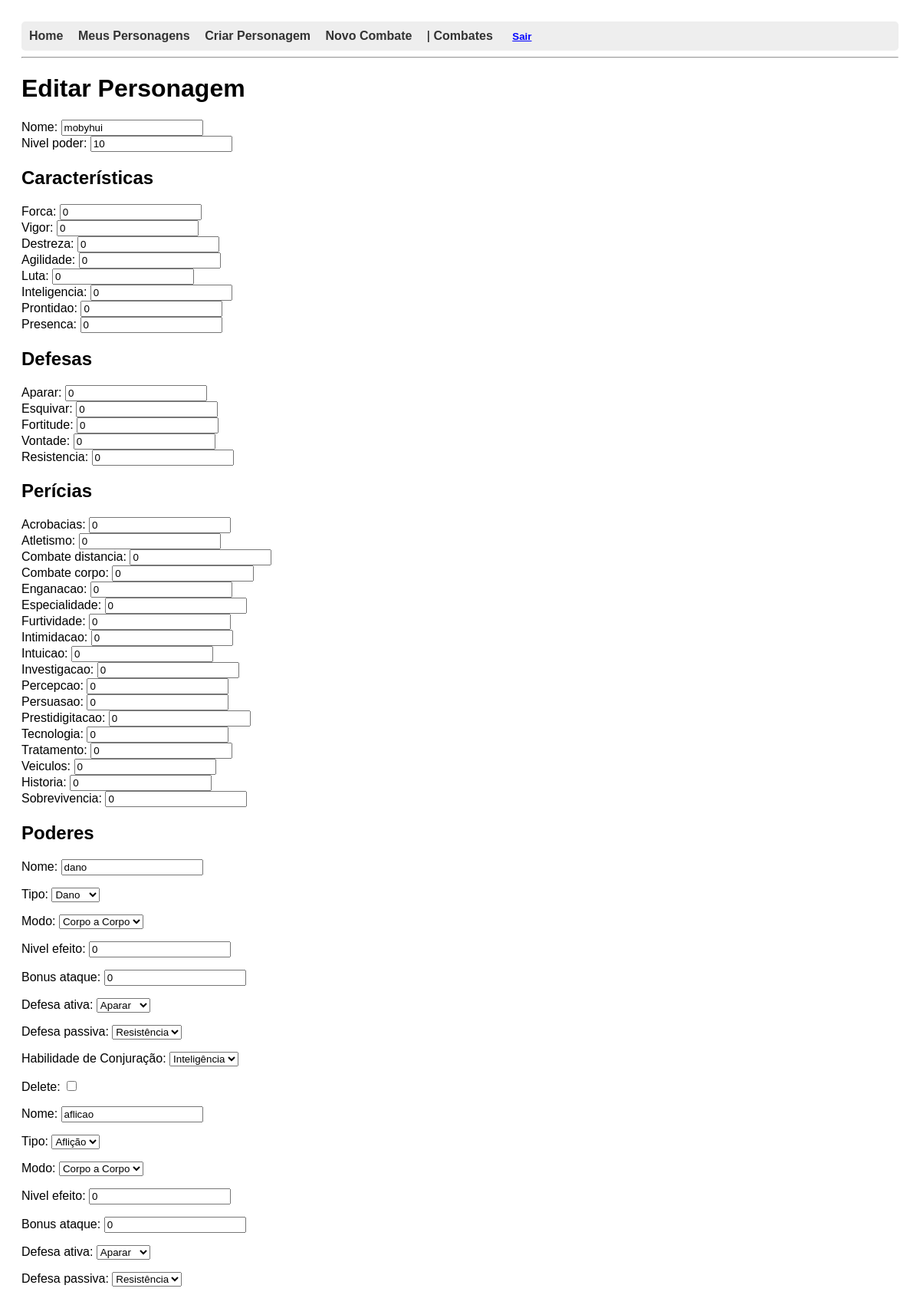
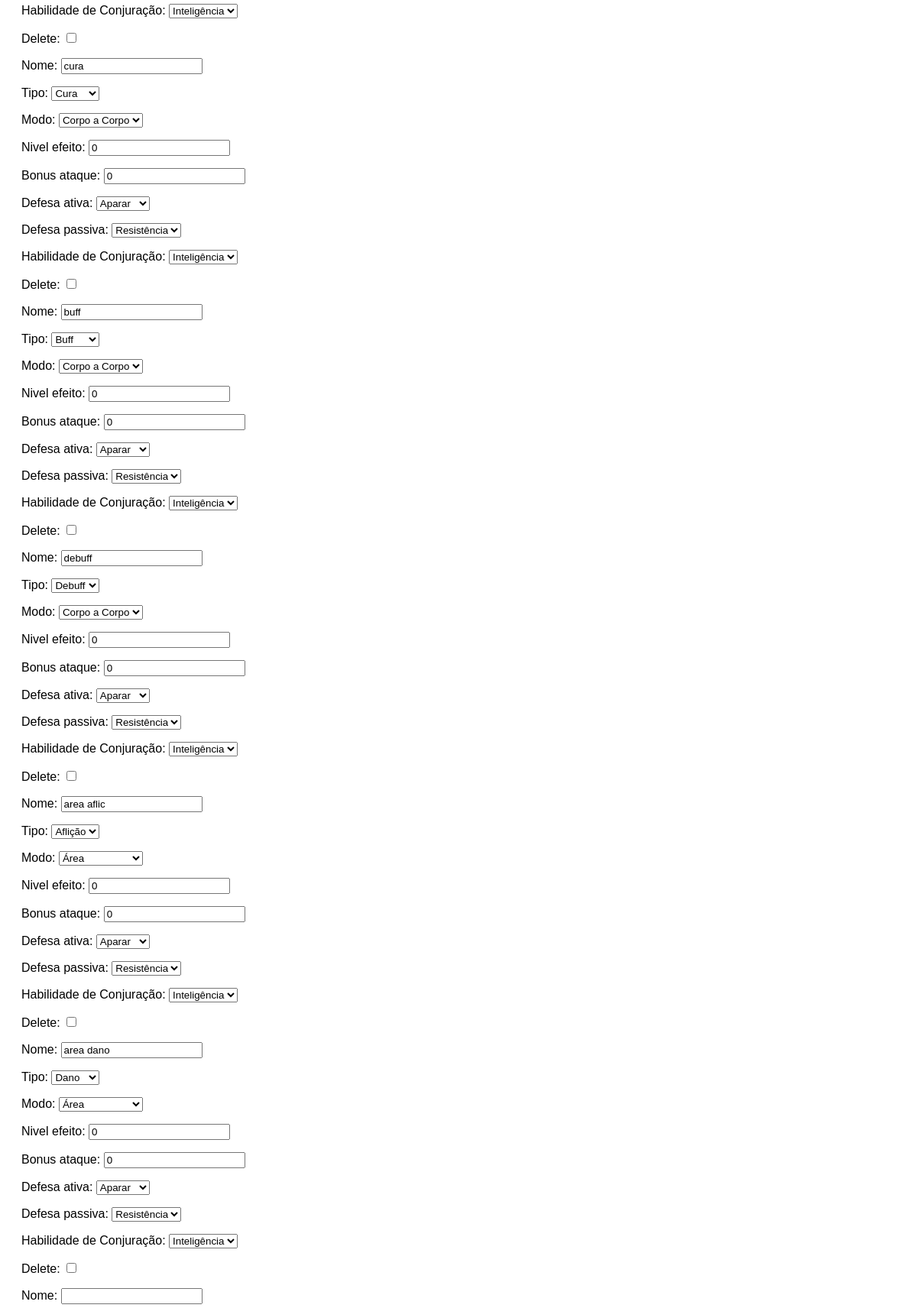
/personagens/editar/32/ (signed in, upper part), run on the app's committed database (2 pictures, top to bottom).
### personagens/models.py (models this page shows, shortened)
class Personagem(models.Model):
    nome = models.CharField(max_length=100)
    usuario = models.ForeignKey(User, on_delete=models.CASCADE)
    nivel_poder = models.IntegerField(default=10)
    forca = models.IntegerField(default=0)
    vigor = models.IntegerField(default=0)
    destreza = models.IntegerField(default=0)
    agilidade = models.IntegerField(default=0)
    luta = models.IntegerField(default=0)
    inteligencia = models.IntegerField(default=0)
    prontidao = models.IntegerField(default=0)
    presenca = models.IntegerField(default=0)
    aparar = models.IntegerField(default=0)
    esquivar = models.IntegerField(default=0)
    fortitude = models.IntegerField(default=0)
    vontade = models.IntegerField(default=0)
    resistencia = models.IntegerField(default=0)
    penalidade_resistencia = models.IntegerField(default=0, blank=True)
    condicao = models.CharField(max_length=30, blank=True, default="")
    acrobacias = models.IntegerField(default=0)
    atletismo = models.IntegerField(default=0)
    combate_distancia = models.IntegerField(default=0)
    combate_corpo = models.IntegerField(default=0)
    enganacao = models.IntegerField(default=0)
    especialidade = models.IntegerField(default=0)
    furtividade = models.IntegerField(default=0)
    intimidacao = models.IntegerField(default=0)
    intuicao = models.IntegerField(default=0)
    investigacao = models.IntegerField(default=0)
    percepcao = models.IntegerField(default=0)
    persuasao = models.IntegerField(default=0)
    prestidigitacao = models.IntegerField(default=0)
    tecnologia = models.IntegerField(default=0)
    tratamento = models.IntegerField(default=0)
    veiculos = models.IntegerField(default=0)
    historia = models.IntegerField(default=0)
    sobrevivencia = models.IntegerField(default=0)

### personagens/views.py (the view)
# urls.py: path('editar/<int:personagem_id>/', editar_personagem, name='editar_personagem'),
@login_required
def editar_personagem(request, personagem_id):
    personagem = get_object_or_404(Personagem, id=personagem_id, usuario=request.user)
    if request.method == 'POST':
        form = PersonagemForm(request.POST, instance=personagem)
        formset = PoderFormSet(request.POST, instance=personagem, prefix='poder_set')
        if form.is_valid() and formset.is_valid():
            form.save()
            formset.save()
            return redirect('listar_personagens')
    else:
        form = PersonagemForm(instance=personagem)
        formset = PoderFormSet(instance=personagem, prefix='poder_set')
    context = {
        'form': form,
        'formset': formset,
        'caracteristicas': [
            'forca', 'vigor', 'destreza', 'agilidade', 'luta', 'inteligencia', 'prontidao', 'presenca'
        ],
        'defesas': ['aparar', 'esquivar', 'fortitude', 'vontade', 'resistencia'],
        'pericias': [
            'acrobacias', 'atletismo', 'combate_distancia', 'combate_corpo', 'enganacao',
            'especialidade', 'furtividade', 'intimidacao', 'intuicao', 'investigacao',
            'percepcao', 'persuasao', 'prestidigitacao', 'tecnologia', 'tratamento',
            'veiculos', 'historia', 'sobrevivencia'
        ]
    }
    return render(request, 'personagens/editar_personagem.html', context)

### personagens/forms.py
class PersonagemForm(forms.ModelForm):
    class Meta:
        model = Personagem
        exclude = ['usuario']

### personagens/templatetags/filtros.py (called while the page is built)
@register.filter
def lookup(form, campo):
    return form[campo]

### personagens/templates/personagens/editar_personagem.html (shortened to what this page needs)
{% extends 'base.html' %}
{% load static %}
{% load filtros %}
{% block content %}
  <h1>Editar Personagem</h1>
  <form method="post">
    <div>{{ form.nome.label_tag }} {{ form.nome }}</div>
    <div>{{ form.nivel_poder.label_tag }} {{ form.nivel_poder }}</div>
    <h2>Características</h2>
    {% for campo in caracteristicas %}
      <div>
        {% with field=form|lookup:campo %}
          {{ field.label_tag }} {{ field }}
        {% endwith %}
      </div>
    {% endfor %}
    <h2>Defesas</h2>
    {% for campo in defesas %}
      <div>
        {% with field=form|lookup:campo %}
          {{ field.label_tag }} {{ field }}
        {% endwith %}
      </div>
    {% endfor %}
    <h2>Perícias</h2>
  {% for campo in pericias %}
    {% with field=form|lookup:campo %}
      <div>{{ field.label_tag }} {{ field }}</div>
    {% endwith %}
  {% endfor %}
    <h2>Poderes</h2>
<div id="poderes-formset">
  {% for form in formset %}
    <div class="poder-form">
      {{ form.as_p }}
    </div>
  {% endfor %}
</div>
    <br><br>
  </form>
{% endblock %}

### templates/base.html (style rules this page uses)
body { font-family: Arial, sans-serif; padding: 20px; }

### data on the page
Personagem: nome "mobyhui", nivel_poder "10", caracteristicas "0" "0" "0" "0" "0" "0" "0" "0", defesas "0" "0" "0" "0" "0", pericias "0" "0" "0" "0" "0" "0" "0" "0" "0" "0" "0" "0" "0" "0" "0" "0" "0" "0"

### other printed values
{{ field.label_tag }} "Forca:" "Vigor:" "Destreza:" "Agilidade:" "Luta:" "Inteligencia:" "Prontidao:" "Presenca:"
{{ field.label_tag }} "Aparar:" "Esquivar:" "Fortitude:" "Vontade:" "Resistencia:"
{{ field.label_tag }} "Acrobacias:" "Atletismo:" "Combate distancia:" "Combate corpo:" "Enganacao:" "Especialidade:" "Furtividade:" "Intimidacao:" "Intuicao:" "Investigacao:" "Percepcao:" "Persuasao:" "Prestidigitacao:" "Tecnologia:" "Tratamento:" "Veiculos:" "Historia:" "Sobrevivencia:"
